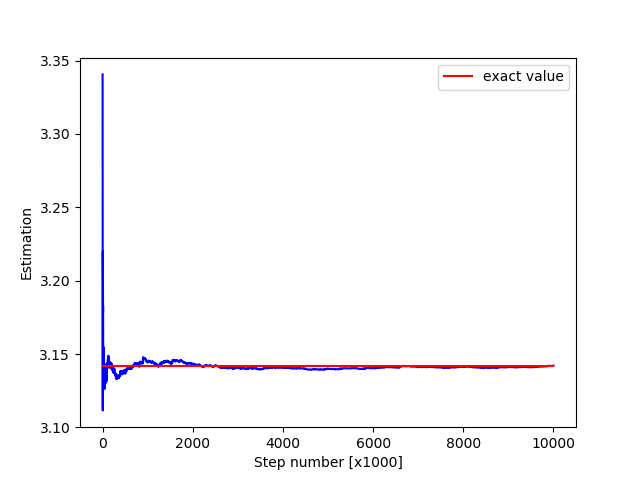

Write Python code to recreate this figure.
from math import pi, sqrt
import random
import matplotlib.pyplot as plt

def MCint3(f, a, b, n, N=100):
    s = 0
    # Store every N intermediate integral approximations in an
    # array I and record the corresponding k value.
    I_values = []
    k_values = []
    for k in range(1, n+1):
        x = random.uniform(a, b)
        s += f(x)
        if k % N == 0:
            I = (float(b-a)/k)*s
            I_values.append(I)
            k_values.append(k)
    return k_values, I_values


def func(x):
    return 2/sqrt(1-x**2)

##int(2/sqrt(1-x**2))=2*arcsen(x), which is pi if we integrate from 0 to 1. We evaluate the integral via Monte Carlo
    
step,pie=MCint3(func, 0, 1, 10000000, 1000) #record values every 1000 steps
print("Estimated value for pi:%g"%(pie[-1]))
err=abs(pie[-1]-pi)
errel=100*err/pi
print("Error:%g, i.e. %g%%"%(err, errel))

step=[s/1000 for s in step]
plt.plot(step,pie,"b-")
x=[0,max(step)]
y=[pi,pi]
plt.plot(x,y,"r-",label="exact value")
plt.legend()
plt.xlabel("Step number [x1000]")
plt.ylabel("Estimation")
plt.savefig("ej8.31.png")
